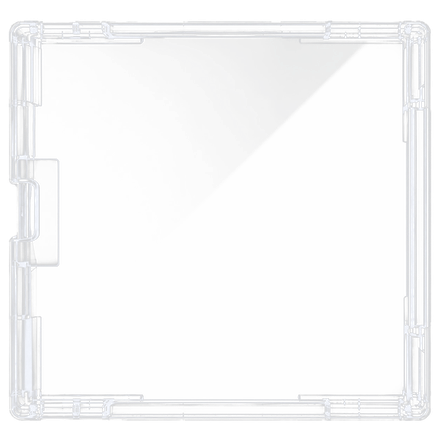
#> input picture src/src/lib/assets/case-lid.png, 440 x 440 px, given in place of icon.png, which was not available
$ python make-installer-sidebar.py src-tauri/windows/installer-sidebar.bmp
#> lines starting #> are read from the running program, lines starting #| are printed output that depends on the picture
# Usage: python src-tauri/windows/make-installer-sidebar.py src-tauri/windows/installer-sidebar.bmp
# Renders the NSIS welcome/finish sidebar (164x314, 24-bit BMP) in the site palette.
import sys
from PIL import Image, ImageChops, ImageDraw, ImageFilter
R = __import__("pathlib").Path(__file__).resolve().parents[2].as_posix() + "/"
W, H, S = 164, 314, 4                      # draw at 4x, downsample for clean edges
w, h = W * S, H * S
obsidian, crimson, uv = (6, 6, 9), (225, 29, 72), (192, 132, 252)

base = Image.new('RGB', (w, h), obsidian)
glow = Image.new('RGB', (w, h), (0, 0, 0))
#> glow: PIL image 656x1256 RGB; every value is 0
g = ImageDraw.Draw(glow)
g.ellipse((-0.55 * w, -0.10 * h, 0.95 * w, 0.50 * h), fill=tuple(int(c * 0.30) for c in crimson))
g.ellipse((0.25 * w, 0.62 * h, 1.60 * w, 1.20 * h), fill=tuple(int(c * 0.20) for c in uv))
glow = glow.filter(ImageFilter.GaussianBlur(70 * S))
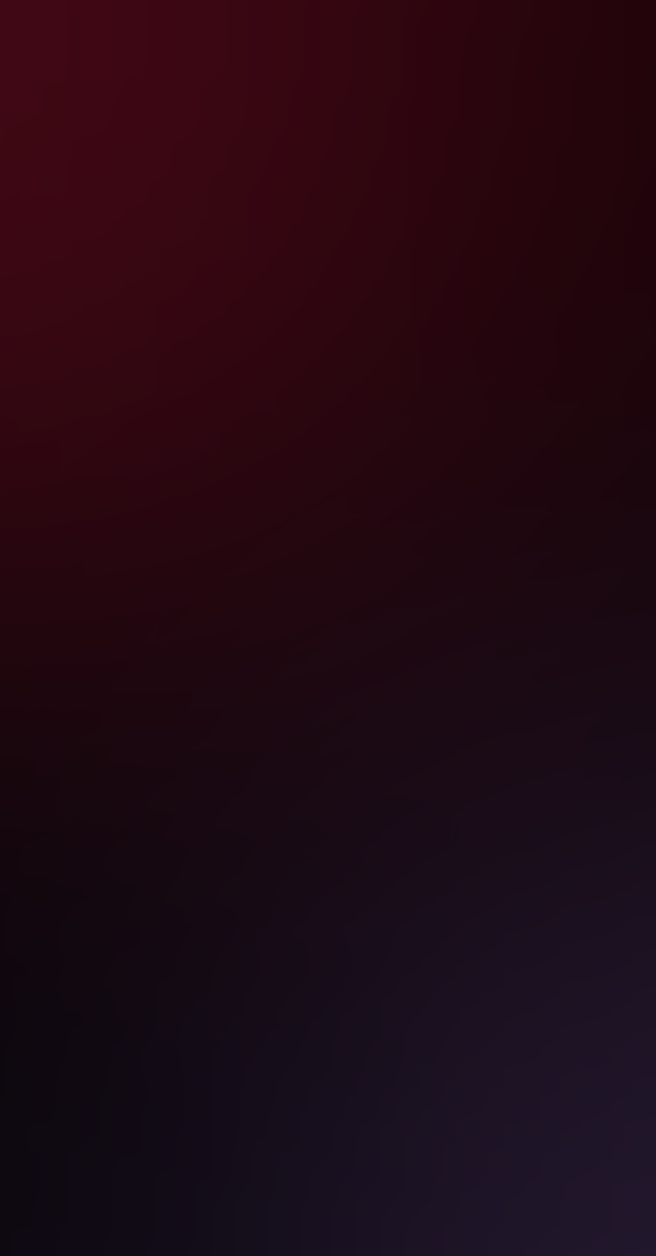
#> glow: PIL image 656x1256 RGB; mean R, G, B 33.9, 9.1, 19.6
base = ImageChops.add(base, glow)

disc = Image.open(R + 'src-tauri/icons/icon.png').convert('RGBA')
#> disc is the input picture: PIL image 440x440 RGBA; mean R, G, B, A 35.3, 35.7, 36.8, 19.5
d = 128 * S
disc = disc.resize((d, d), Image.LANCZOS)
#> disc: PIL image 512x512 RGBA
x = (w - d) // 2
y = (h - d) // 2
shadow = Image.new('RGBA', (w, h), (0, 0, 0, 0))
#> shadow: PIL image 656x1256 RGBA; every value is 0
ImageDraw.Draw(shadow).ellipse((x + 6 * S, y + 10 * S, x + d - 6 * S, y + d + 14 * S), fill=(0, 0, 0, 200))
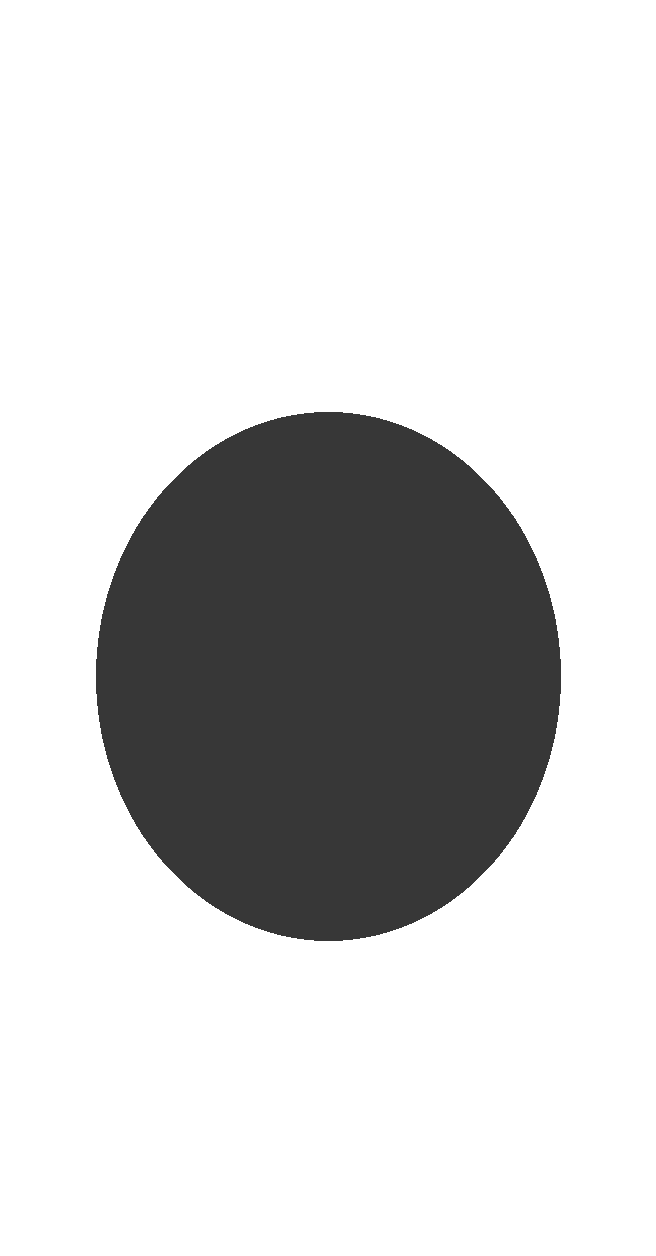
#> shadow: PIL image 656x1256 RGBA; mean R, G, B, A 0, 0, 0, 46.9; transparent parts drawn white
shadow = shadow.filter(ImageFilter.GaussianBlur(10 * S))
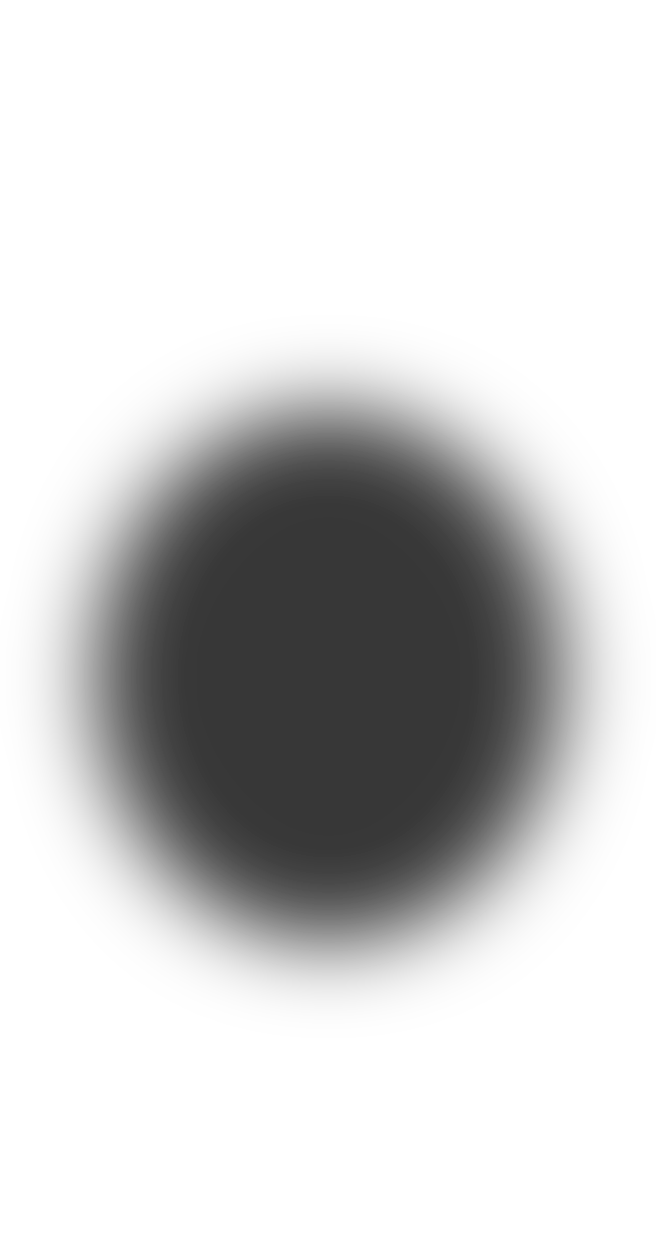
#> shadow: PIL image 656x1256 RGBA; mean R, G, B, A 0, 0, 0, 46.9; transparent parts drawn white
base = Image.alpha_composite(base.convert('RGBA'), shadow)
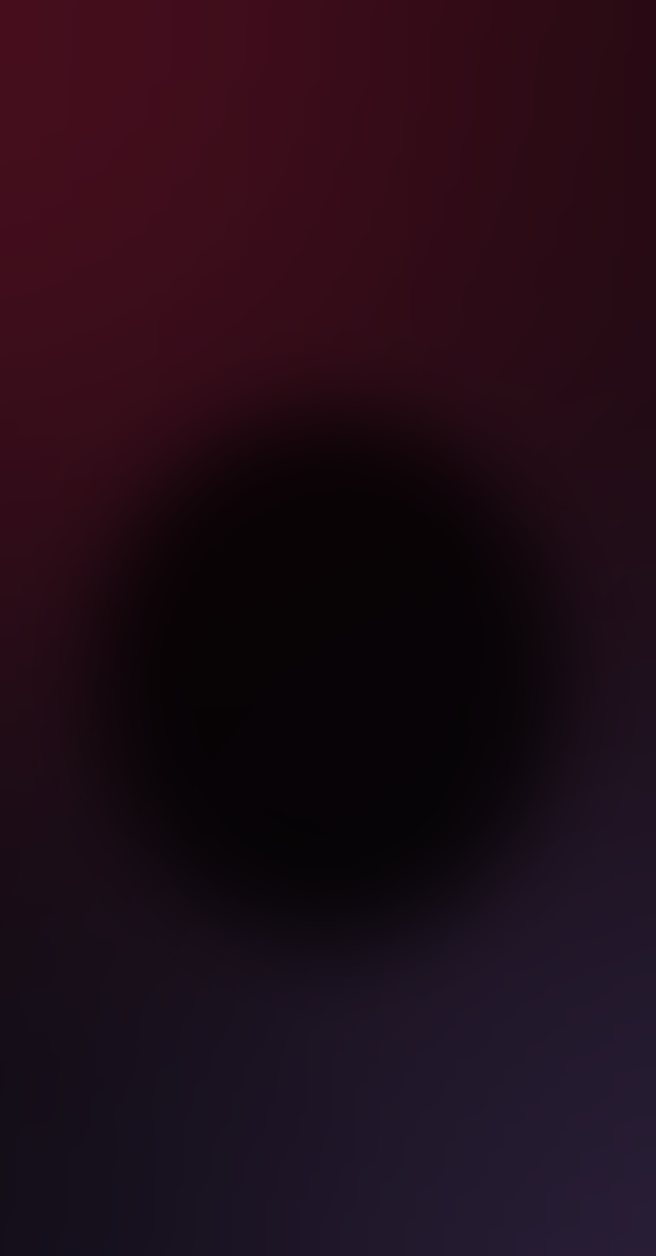
#> base: PIL image 656x1256 RGBA; mean R, G, B, A 33.4, 12.5, 23.7, 255
base.alpha_composite(disc, (x, y))
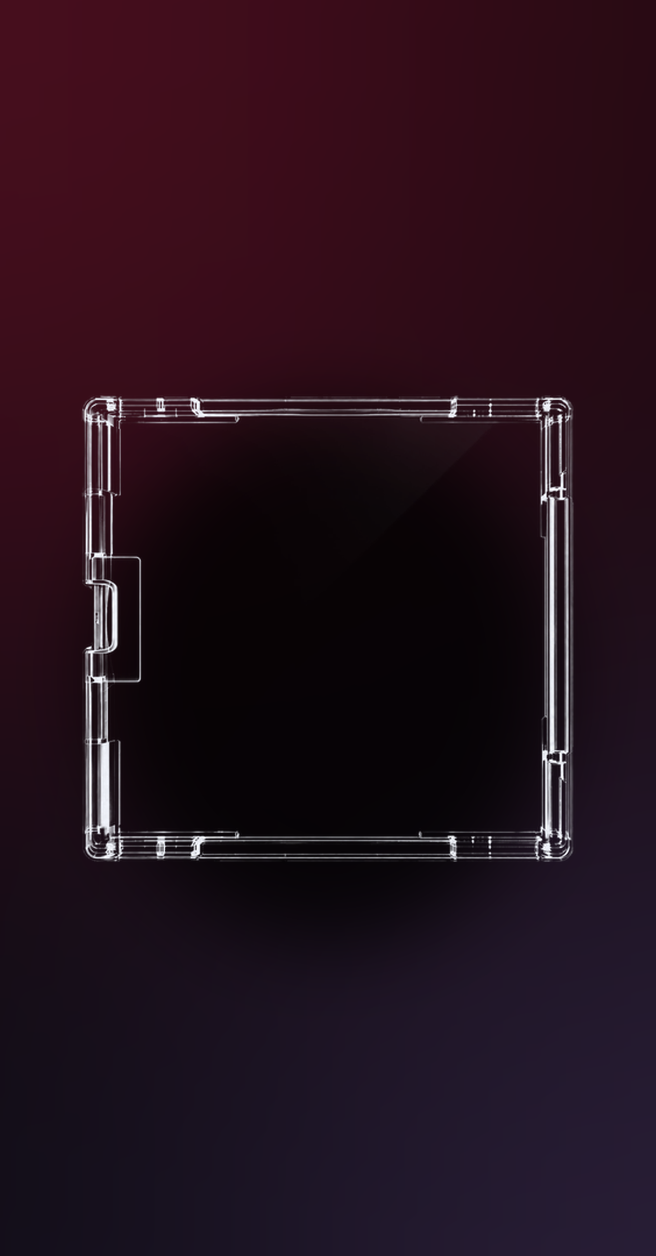
#> base: PIL image 656x1256 RGBA; mean R, G, B, A 37.1, 16.7, 27.8, 255

out = base.convert('RGB').resize((W, H), Image.LANCZOS)
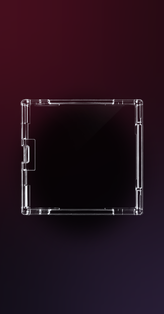
#> out: PIL image 164x314 RGB; mean R, G, B 37.1, 16.7, 27.9
out.save(sys.argv[1], format='BMP')
